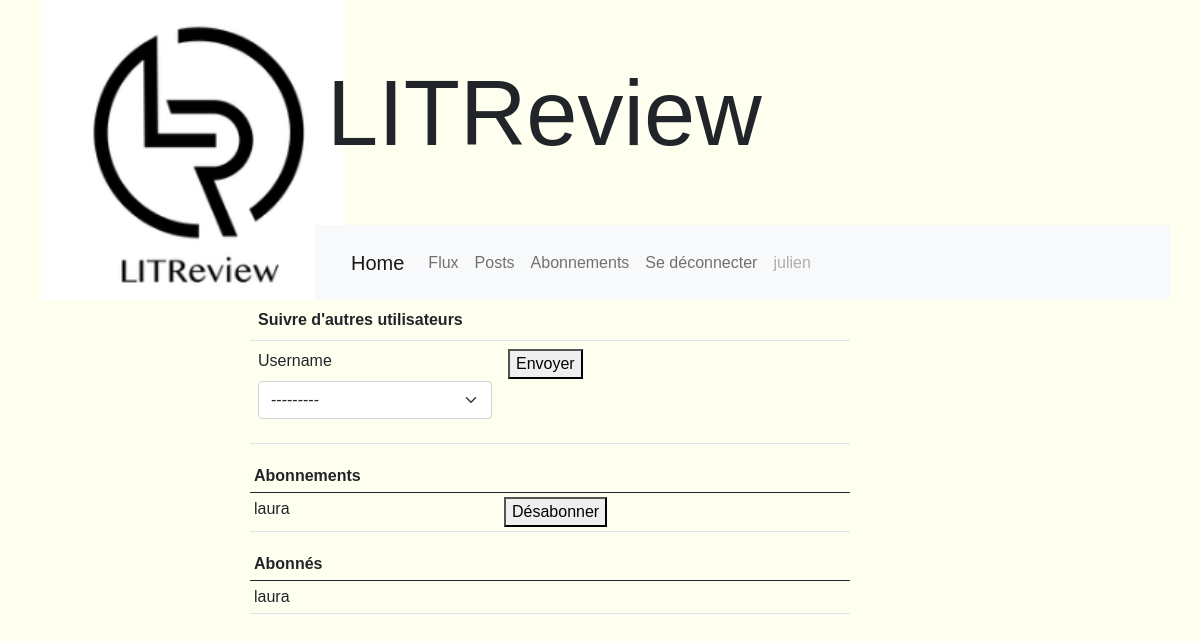
The app's page /apps/subscription (signed in), older data.
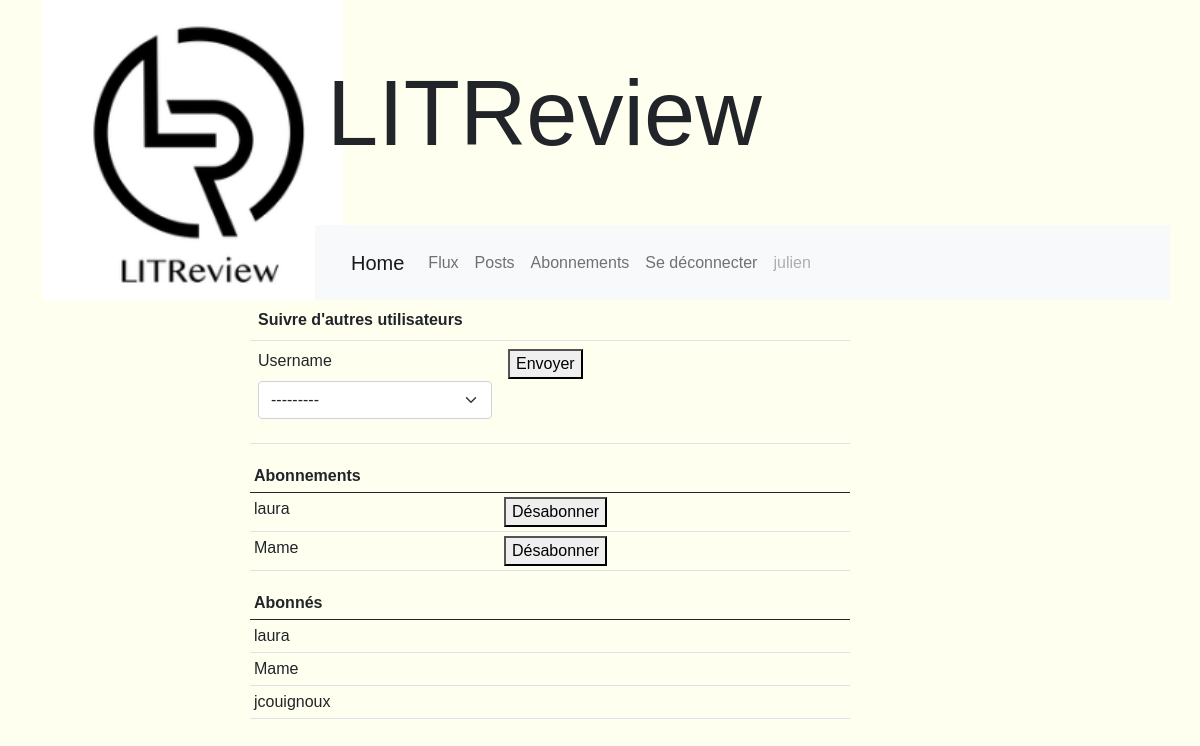
The same page, newer data.
### apps/models.py (models this page shows)
class UserFollows(models.Model):
    user = models.ForeignKey(to=settings.AUTH_USER_MODEL,
                             on_delete=models.CASCADE, related_name='following')
    followed_user = models.ForeignKey(
        to=settings.AUTH_USER_MODEL, on_delete=models.CASCADE, related_name='followed_by')
    class Meta:
        unique_together = ('user', 'followed_user', )

### apps/views.py (the view, shortened to what this page needs)
# urls.py: path('subscription', views.subscription, name="subscription"),
@login_required
def subscription(request):
    context = {}
    UForm = UsersForm(user=request.user)
    following_users = UserFollows.objects.filter(user=request.user)
    followed_users = UserFollows.objects.filter(followed_user=request.user)
    context['UForm'] = UForm
    context['following_users'] = following_users
    context['followed_users'] = followed_users
    return render(request, 'apps/subscription.html', context)

### apps/forms.py
class UsersForm(Form):
    username = ModelChoiceField(queryset=None)
    def __init__(self, user, *args, **kwargs):
        super(UsersForm, self).__init__(*args, **kwargs)
        self.fields['username'].queryset = User.objects.filter(
            groups__name='Community').exclude(followed_by__in=list(user.following.all())).exclude(id=user.id)

### apps/templates/apps/subscription.html (shortened to what this page needs)
{% extends 'apps/base.html' %}
{% load bootstrap5 %}
{% block content %}
    <div class="cont justify-content-center">
        <table class="table table-md">
        <th colspan="3">Suivre d'autres utilisateurs</th>
            <tr>
                <form class="form" action="{% url 'apps:subscription' %}" method="POST">
                    <td class="col-5">{% bootstrap_form UForm show_label=False %}</td>
                    <td class="col-4"><button type="submit" name="Envoyer">Envoyer</button></td>
                    <td class="col-3">{% include 'apps/messages.html' %}</td>
                </form>
            </tr>
        </table>
        <table class="table table-hover table-sm">
            <th colspan="2">Abonnements</th>
            <tbody>
            {% if following_users %}
                {% for following_user in following_users %}
                    <tr>
                    <form  class="form form-label" action="{% url 'apps:unsubscription' %}" method="POST">
                        <td class="col-5">{{ following_user.followed_user }}</td>
                        <td class="col-7"><button type="submit" name="Desabonner">Désabonner</button></td>
                    </form>
                    </tr>
                {% endfor %}
            {% else %}
            <td>Vous ne suivez personne</td>
            {% endif %}
            </tbody>
        </table>
        <table class="table table-hover table-sm">
            <th>Abonnés</th>
            <tbody>
            {% if followed_users %}
                {% for followed_user in followed_users %}
                <tr>
                    <td>{{ followed_user.user }}</td>
                </tr>
                {% endfor %}
            {% else %}
                <td>Vous n êtes suivi par personne</td>
            {% endif %}
            </tbody>
        </table>
    </div>
{% endblock %}

### apps/templates/apps/base.html (shortened to what this page needs)
{% load static %}
<!DOCTYPE html>
<html lang="en">
    <head>
        <link href="https://cdn.jsdelivr.net/npm/bootstrap@5.0.2/dist/css/bootstrap.min.css" rel="stylesheet">
        <link rel="stylesheet" href="https://cdnjs.cloudflare.com/ajax/libs/font-awesome/4.7.0/css/font-awesome.min.css">
        <link rel="stylesheet" href="{% static 'apps/css/style.css' %}" />
    </head>
    <body>
        <header>
            {% include 'apps/header.html' %}
        </header>
        <div class="d-flex justify-content-center align-items-center">
            {% block content %}{% endblock %}
        </div>
    </body>
</html>

### apps/templates/apps/header.html (shortened to what this page needs)
{% load static %}
{% load bootstrap5 %}
<div class="container-md">
    <div class="row">
        <div class="col-3">
            <a href="{% url 'apps:index' %}"><img src="{% static 'apps/assets/logo.png' %}" alt="..." /></a>
        </div>
        <div class="col-9">
            <div class="row align-items-center h-75">
                <div class="title">LITReview</div>
            </div>
            <div class="row h-25">
            {% if user.is_authenticated %}
                <nav class="navbar navbar-expand-lg navbar-light bg-light">
                    <div class="container-fluid">
                      <a class="navbar-brand" href="{% url 'apps:index' %}">Home</a>
                      <div class="collapse navbar-collapse" id="navbarNav">
                        <ul class="navbar-nav">
                          <li class="nav-item">
                            <a class="nav-link" href="{% url 'apps:flux' %}">Flux</a>
                          </li>
                          <li class="nav-item">
                            <a class="nav-link" href="{% url 'apps:posts' %}">Posts</a>
                          </li>
                          <li class="nav-item">
                            <a class="nav-link" href="{% url 'apps:subscription' %}">Abonnements</a>
                          </li>
                          <li class="nav-item">
                            <a class="nav-link" href="{% url 'apps:logout' %}">Se déconnecter</a>
                          </li>
                          <li class="nav-item">
                            <a class="nav-link disabled" href="#" tabindex="-1" aria-disabled="true">{{ user.username }}</a>
                          </li>
                        </ul>
                      </div>
                    </div>
                  </nav>
            {% endif %}
            </div>
        </div>
    </div>
</div>

### apps/static/apps/css/style.css (style rules this page uses)
html, body { height: 100%; background-color: ivory; font-family: 'Calisto MT', 'Arial', 'sans-serif'; }
html .title, body .title { font-size: 32px; }
header img { height: 300px; }
header .title { font-size: 92px; }
.cont { width: 700px; }
.table { width: 600px; }

Row changes from the older to the newer data that the page shows:
added UserFollows: followed_user "Mame"
added UserFollows: user "Mame"
added UserFollows: user "jcouignoux"
Text that changed along with them:
form field username: "---------" → (not shown)
